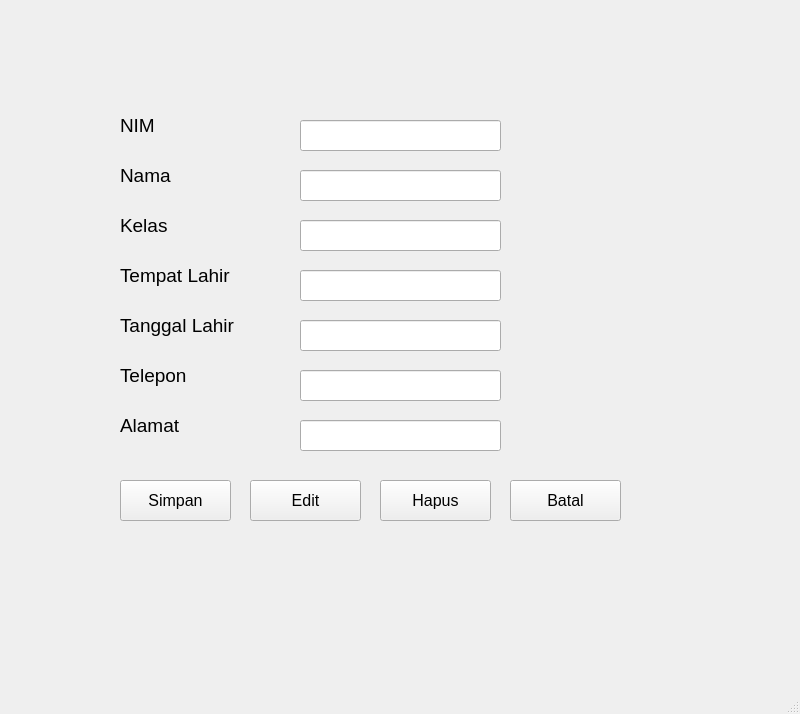
<?xml version="1.0" encoding="UTF-8"?>
<ui version="4.0">
 <class>MainWindow</class>
 <widget class="QMainWindow" name="MainWindow">
  <property name="geometry">
   <rect>
    <x>0</x>
    <y>0</y>
    <width>800</width>
    <height>714</height>
   </rect>
  </property>
  <property name="windowTitle">
   <string>MainWindow</string>
  </property>
  <widget class="QWidget" name="centralwidget">
   <widget class="QLabel" name="label">
    <property name="geometry">
     <rect>
      <x>120</x>
      <y>100</y>
      <width>121</width>
      <height>51</height>
     </rect>
    </property>
    <property name="font">
     <font>
      <pointsize>14</pointsize>
     </font>
    </property>
    <property name="text">
     <string>NIM</string>
    </property>
   </widget>
   <widget class="QLabel" name="label_2">
    <property name="geometry">
     <rect>
      <x>120</x>
      <y>150</y>
      <width>121</width>
      <height>51</height>
     </rect>
    </property>
    <property name="font">
     <font>
      <pointsize>14</pointsize>
     </font>
    </property>
    <property name="text">
     <string>Nama</string>
    </property>
   </widget>
   <widget class="QLabel" name="label_3">
    <property name="geometry">
     <rect>
      <x>120</x>
      <y>200</y>
      <width>121</width>
      <height>51</height>
     </rect>
    </property>
    <property name="font">
     <font>
      <pointsize>14</pointsize>
     </font>
    </property>
    <property name="text">
     <string>Kelas</string>
    </property>
   </widget>
   <widget class="QLabel" name="label_4">
    <property name="geometry">
     <rect>
      <x>120</x>
      <y>250</y>
      <width>151</width>
      <height>51</height>
     </rect>
    </property>
    <property name="font">
     <font>
      <pointsize>14</pointsize>
     </font>
    </property>
    <property name="text">
     <string>Tempat Lahir</string>
    </property>
   </widget>
   <widget class="QLabel" name="label_5">
    <property name="geometry">
     <rect>
      <x>120</x>
      <y>300</y>
      <width>141</width>
      <height>51</height>
     </rect>
    </property>
    <property name="font">
     <font>
      <pointsize>14</pointsize>
     </font>
    </property>
    <property name="text">
     <string>Tanggal Lahir</string>
    </property>
   </widget>
   <widget class="QLabel" name="label_6">
    <property name="geometry">
     <rect>
      <x>120</x>
      <y>350</y>
      <width>121</width>
      <height>51</height>
     </rect>
    </property>
    <property name="font">
     <font>
      <pointsize>14</pointsize>
     </font>
    </property>
    <property name="text">
     <string>Telepon</string>
    </property>
   </widget>
   <widget class="QLabel" name="label_7">
    <property name="geometry">
     <rect>
      <x>120</x>
      <y>400</y>
      <width>121</width>
      <height>51</height>
     </rect>
    </property>
    <property name="font">
     <font>
      <pointsize>14</pointsize>
     </font>
    </property>
    <property name="text">
     <string>Alamat</string>
    </property>
   </widget>
   <widget class="QLineEdit" name="lineEdit">
    <property name="geometry">
     <rect>
      <x>300</x>
      <y>120</y>
      <width>201</width>
      <height>31</height>
     </rect>
    </property>
    <property name="font">
     <font>
      <pointsize>10</pointsize>
     </font>
    </property>
   </widget>
   <widget class="QLineEdit" name="lineEdit_2">
    <property name="geometry">
     <rect>
      <x>300</x>
      <y>170</y>
      <width>201</width>
      <height>31</height>
     </rect>
    </property>
    <property name="font">
     <font>
      <pointsize>10</pointsize>
     </font>
    </property>
   </widget>
   <widget class="QLineEdit" name="lineEdit_3">
    <property name="geometry">
     <rect>
      <x>300</x>
      <y>220</y>
      <width>201</width>
      <height>31</height>
     </rect>
    </property>
    <property name="font">
     <font>
      <pointsize>10</pointsize>
     </font>
    </property>
   </widget>
   <widget class="QLineEdit" name="lineEdit_4">
    <property name="geometry">
     <rect>
      <x>300</x>
      <y>270</y>
      <width>201</width>
      <height>31</height>
     </rect>
    </property>
    <property name="font">
     <font>
      <pointsize>10</pointsize>
     </font>
    </property>
   </widget>
   <widget class="QLineEdit" name="lineEdit_5">
    <property name="geometry">
     <rect>
      <x>300</x>
      <y>320</y>
      <width>201</width>
      <height>31</height>
     </rect>
    </property>
    <property name="font">
     <font>
      <pointsize>10</pointsize>
     </font>
    </property>
   </widget>
   <widget class="QLineEdit" name="lineEdit_6">
    <property name="geometry">
     <rect>
      <x>300</x>
      <y>370</y>
      <width>201</width>
      <height>31</height>
     </rect>
    </property>
    <property name="font">
     <font>
      <pointsize>10</pointsize>
     </font>
    </property>
   </widget>
   <widget class="QLineEdit" name="lineEdit_7">
    <property name="geometry">
     <rect>
      <x>300</x>
      <y>420</y>
      <width>201</width>
      <height>31</height>
     </rect>
    </property>
    <property name="font">
     <font>
      <pointsize>10</pointsize>
     </font>
    </property>
   </widget>
   <widget class="QPushButton" name="pushButton">
    <property name="geometry">
     <rect>
      <x>120</x>
      <y>480</y>
      <width>111</width>
      <height>41</height>
     </rect>
    </property>
    <property name="font">
     <font>
      <pointsize>12</pointsize>
     </font>
    </property>
    <property name="text">
     <string>Simpan</string>
    </property>
   </widget>
   <widget class="QPushButton" name="pushButton_2">
    <property name="geometry">
     <rect>
      <x>250</x>
      <y>480</y>
      <width>111</width>
      <height>41</height>
     </rect>
    </property>
    <property name="font">
     <font>
      <pointsize>12</pointsize>
     </font>
    </property>
    <property name="text">
     <string>Edit</string>
    </property>
   </widget>
   <widget class="QPushButton" name="pushButton_3">
    <property name="geometry">
     <rect>
      <x>380</x>
      <y>480</y>
      <width>111</width>
      <height>41</height>
     </rect>
    </property>
    <property name="font">
     <font>
      <pointsize>12</pointsize>
     </font>
    </property>
    <property name="text">
     <string>Hapus</string>
    </property>
   </widget>
   <widget class="QPushButton" name="pushButton_4">
    <property name="geometry">
     <rect>
      <x>510</x>
      <y>480</y>
      <width>111</width>
      <height>41</height>
     </rect>
    </property>
    <property name="font">
     <font>
      <pointsize>12</pointsize>
     </font>
    </property>
    <property name="text">
     <string>Batal</string>
    </property>
   </widget>
  </widget>
  <widget class="QMenuBar" name="menubar">
   <property name="geometry">
    <rect>
     <x>0</x>
     <y>0</y>
     <width>800</width>
     <height>26</height>
    </rect>
   </property>
  </widget>
  <widget class="QStatusBar" name="statusbar"/>
 </widget>
 <resources/>
 <connections/>
</ui>
